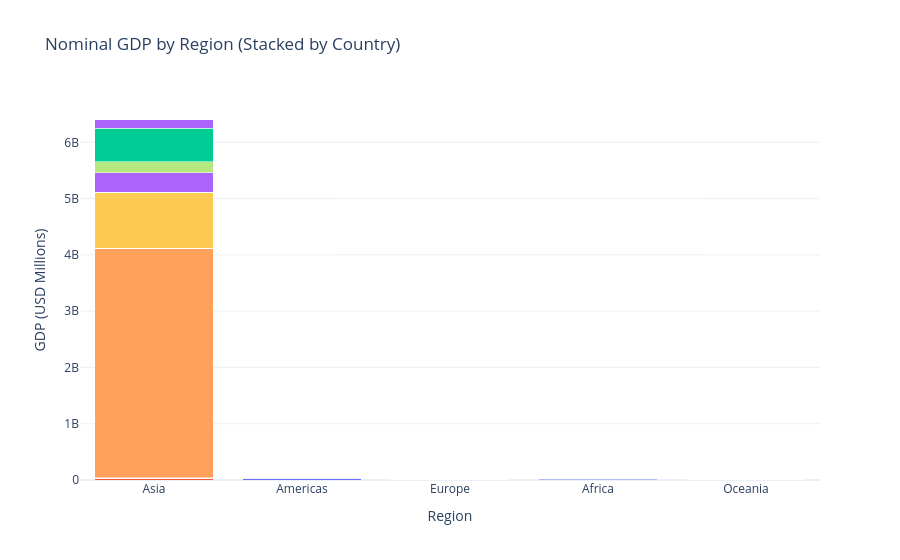

Here is the notebook cell this chart was saved with:
### Code cell
fig = px.bar(
    df,
    x="Region",
    y="Final_GDP",
    color=country_col,
    title="Nominal GDP by Region (Stacked by Country)",
    labels={"Final_GDP": "GDP (USD Millions)", country_col: "Country"},
    template="plotly_white",
)

fig.update_layout(
    barmode="stack",
    xaxis={"categoryorder": "total descending"},
    showlegend=False,
)

output_path = os.path.join("/tmp", "gdp_stacked_bar.html")
fig.write_html(output_path)
print(f"Successfully generated plot at {output_path}")

fig.show()
